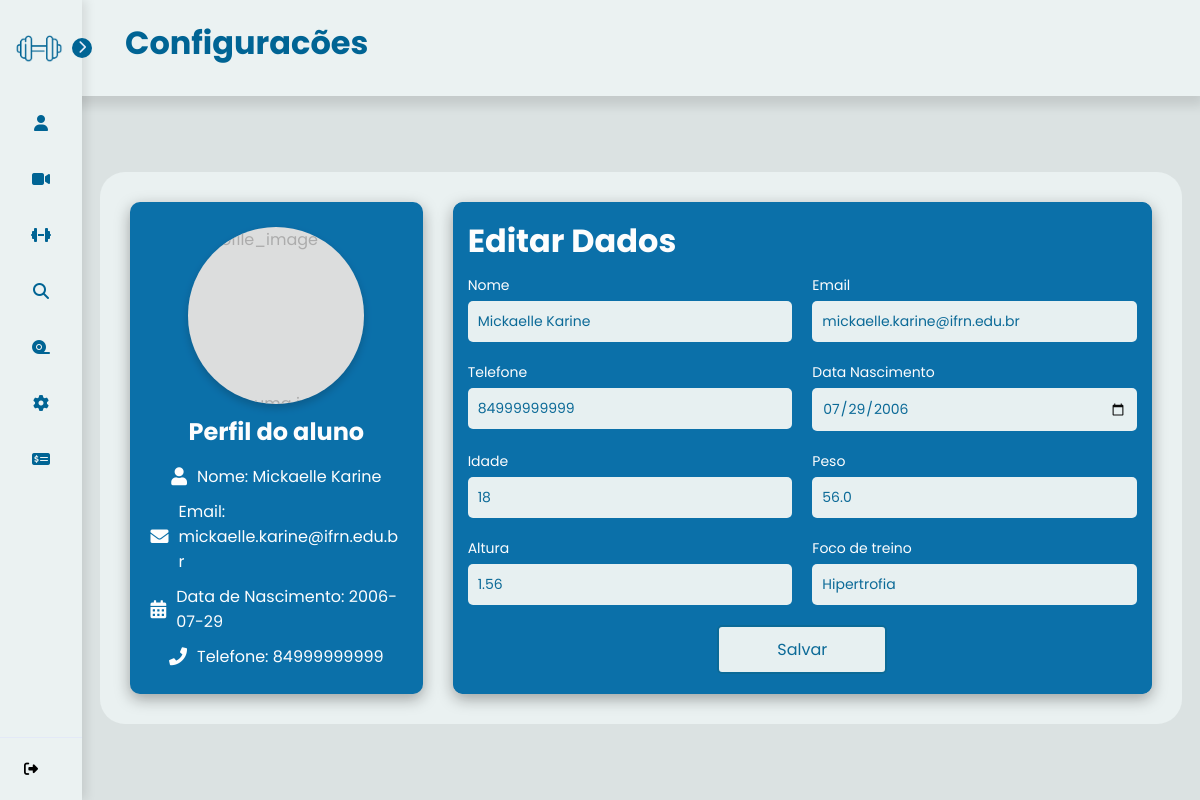
/configuracoes (signed in), run on an earlier commit of the app's database.
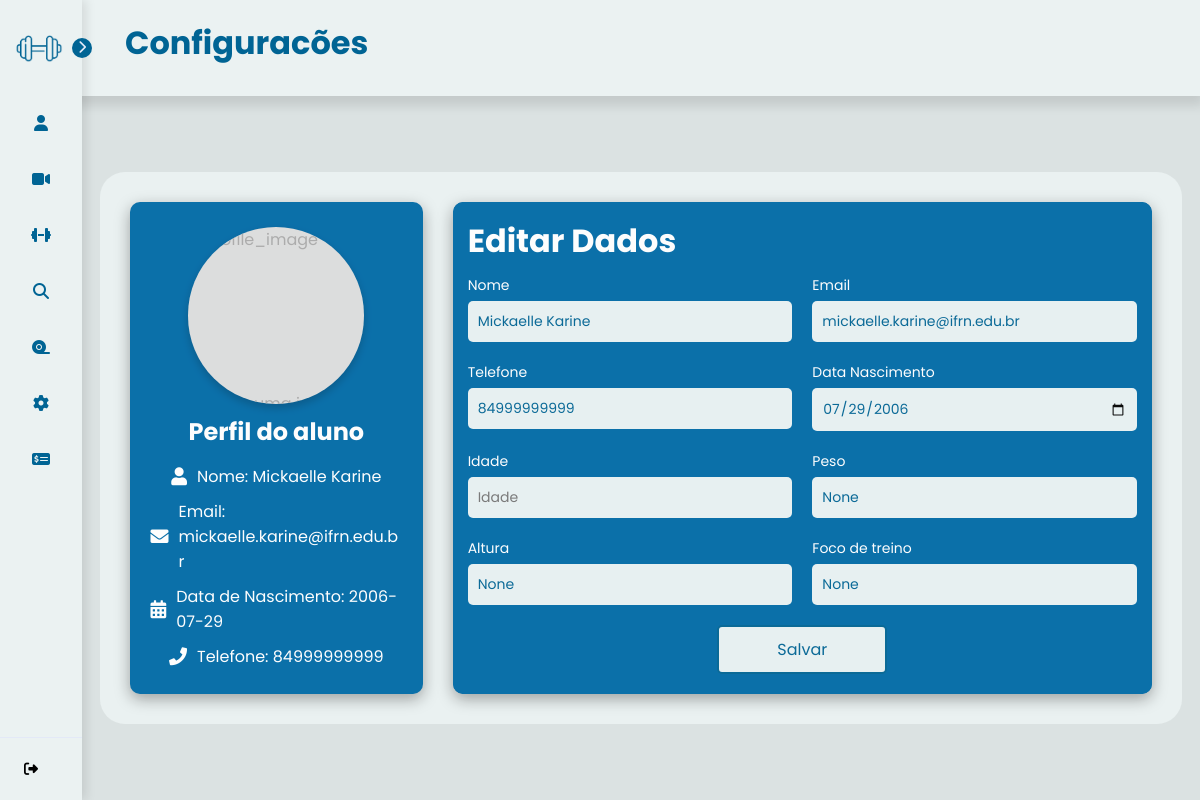
And on a later commit of the database.
### tables this page shows
CREATE TABLE users (
    use_id INTEGER PRIMARY KEY AUTOINCREMENT,
    use_nome TEXT NOT NULL,
    use_senha TEXT NOT NULL,
    use_email TEXT NOT NULL,
    use_telefone TEXT NOT NULL,
    use_data_nascimento DATE NOT NULL,
    use_genero TEXT NOT NULL,
    use_tipo_usuario TEXT NOT NULL,
    use_dias_treino INT,
    use_horario_treino TIME,
    use_dias_trabalho INT ,
    use_horario_trabalho TIME,
    use_idade INT,
    use_peso FLOAT,
    use_altura FLOAT,
    use_imagem BLOB,
    use_foco_treino VARCHAR(90), /*foco do treino que o aluno quer desenvolver*/
    use_tipo_treino VARCHAR(90), /*tipo do treino que o personal gosta de ensinar*/
    use_contador INTEGER DEFAULT 0
);

### controllers/ProfileController.py (the view, shortened to what this page needs)
@profile_bp.route('/configuracoes', methods=['GET', 'POST'])
@login_required
def configuracoes():
    userid = current_user.get_id()
    user = User.get(userid)
    um_user = User.one(userid)
    return render_template('configuracoes.html', user=um_user, user_info=user)

### app.py (called while the page is built)
@login_manager.user_loader
def load_user(user_id):
    return User.get(user_id)

### models/User.py (called while the page is built)
    def get_id(self):
        return self.id

    @classmethod
    def one(cls, id):
        conn = obter_conexao()
        cursor = conn.cursor()
        cursor.execute('SELECT * FROM users WHERE use_id = ?', (id,))
        consultar_user = cursor.fetchone()
        conn.close()
        return consultar_user

### models/__init__.py (called while the page is built)
def obter_conexao():
    conn = sqlite3.connect('database.db')
    conn.row_factory = sqlite3.Row
    return conn

### templates/configuracoes.html (shortened to what this page needs)
{% extends "base.html" %}
{% block titlePage %} Configuracões {% endblock %}
{% block content %}
<div class="profile-page">
    <div class="profile-container1">
        <form method="POST" action="{{ url_for('profile.upload_imagem') }}" enctype="multipart/form-data" class="picture">
            <label for="picture__input" tabIndex="0">
                <span class="picture__image">Escolha uma imagem</span>
                <img src="{{ url_for('profile.imagem_usuario', user_id=user_info.id) }}" alt="profile_image" class="picture__img">
            </label>
        </form>
        <h2>Perfil do {{ user_info.tipo_usuario}}</h2>
        <div class="profile-info1">
            <div class="info-item">
                <i class="fas fa-user"></i>
                <p>Nome: {{ user_info.nome }}</p>
            </div>
            <div class="info-item">
                <i class="fas fa-envelope"></i>
                <p>Email: {{ user_info.email }}</p>
            </div>
            <div class="info-item">
                <i class="fas fa-calendar-alt"></i>
                <p>Data de Nascimento: {{ user_info.data_nascimento }} </p>
            </div>
            <div class="info-item">
                <i class="fas fa-phone"></i>
                <p>Telefone: {{ user_info.telefone }}</p>
            </div>
        </div>
    </div>
    <div class="profile-container2">
        <div class="form">
            <h1>Editar Dados</h1>
            <form method="POST" action="/configuracoes">
                <div class="input-group">
                    <div class="input-box">
                        <label for="nome_edit">Nome</label>
                        <input id="nome_edit" type="text" name="nome_edit" placeholder="Insira seu nome" value="{{user.use_nome}}" required>
                    </div>
                    <div class="input-box">
                        <label for="email_edit">Email</label>
                        <input id="email_edit" type="text" name="email_edit" placeholder="Insira seu email" value="{{user.use_email}}" required>
                    </div>
                    <div class="input-box">
                        <label for="telefone_edit">Telefone</label>
                        <input id="telefone_edit" type="text" name="telefone_edit" placeholder="Insira seu Telefone" value="{{user.use_telefone}}" required>
                    </div>
                    <div class="input-box">
                        <label for="data_nascimento_edit">Data Nascimento</label>
                        <input name='data_nascimento_edit' type="date" id="data_nascimento_edit" value="{{user.use_data_nascimento}}" Placeholder="Data de nascimento" required>
                    </div>
                    <div class="input-box">
                        <label for="idade_edit">Idade</label>
                        <input name='idade_edit' type="number" id="idade_edit" value="{{user.use_idade}}" Placeholder="Idade" required>
                    </div>
                    <div class="input-box">
                        <label for="peso_edit">Peso</label>
                        <input name='peso_edit' type="text" id="peso_edit" value="{{user.use_peso}}" Placeholder="Peso" required>
                    </div>
                    <div class="input-box">
                        <label for="altura_edit">Altura</label>
                        <input name='altura_edit' type="text" id="altura_edit" value="{{user.use_altura}}" Placeholder="Altura" required>
                    </div>
                    <div class="input-box">
                        <label for="foco_treino_edit">Foco de treino</label>
                        <input name='foco_treino_edit' type="text" id="foco_treino_edit" value="{{user.use_foco_treino}}" Placeholder="Foco de Treino" required>
                    </div>
                </div>
                <div class="continue-button">
                    <button><a href="#">Salvar</a></button>
                </div>
            </form>
        </div>
    </div>
</div>
{% endblock %}

What changed in the data, as far as the page shows it:
changed users "aluno": idade_edit "18" → (not shown); peso_edit "56.0" → (not shown); altura_edit "1.56" → (not shown); foco_treino_edit "Hipertrofia" → (not shown)
Also different on the page:
form field peso_edit: (not shown) → "None"
form field altura_edit: (not shown) → "None"
form field foco_treino_edit: (not shown) → "None"
